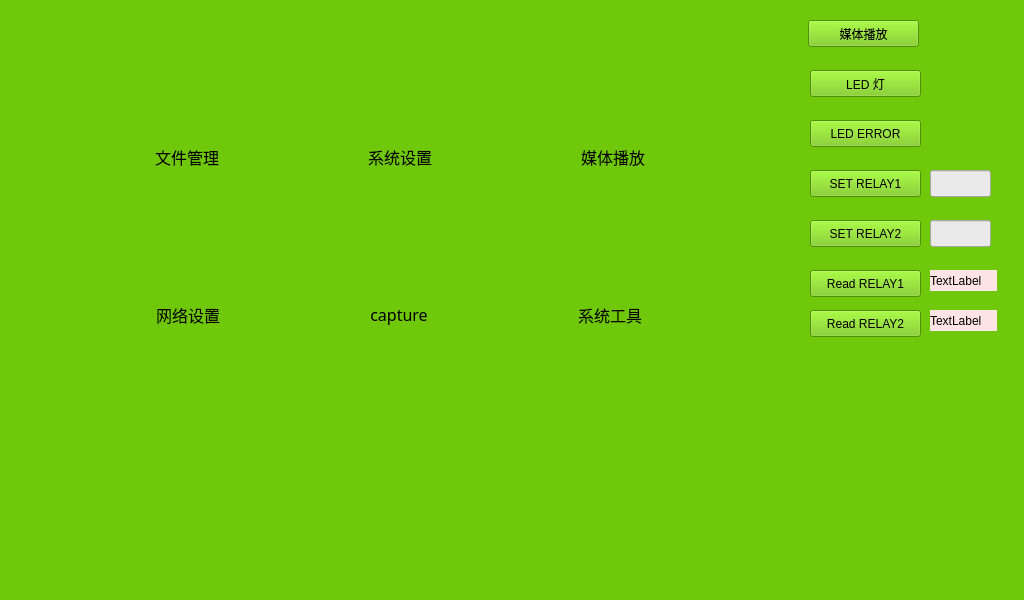
<?xml version="1.0" encoding="UTF-8"?>
<ui version="4.0">
 <class>MainWindow</class>
 <widget class="QMainWindow" name="MainWindow">
  <property name="geometry">
   <rect>
    <x>0</x>
    <y>0</y>
    <width>1024</width>
    <height>600</height>
   </rect>
  </property>
  <property name="palette">
   <palette>
    <active>
     <colorrole role="WindowText">
      <brush brushstyle="SolidPattern">
       <color alpha="255">
        <red>0</red>
        <green>0</green>
        <blue>0</blue>
       </color>
      </brush>
     </colorrole>
     <colorrole role="Button">
      <brush brushstyle="SolidPattern">
       <color alpha="255">
        <red>112</red>
        <green>200</green>
        <blue>11</blue>
       </color>
      </brush>
     </colorrole>
     <colorrole role="Light">
      <brush brushstyle="SolidPattern">
       <color alpha="255">
        <red>147</red>
        <green>255</green>
        <blue>225</blue>
       </color>
      </brush>
     </colorrole>
     <colorrole role="Midlight">
      <brush brushstyle="SolidPattern">
       <color alpha="255">
        <red>113</red>
        <green>227</green>
        <blue>195</blue>
       </color>
      </brush>
     </colorrole>
     <colorrole role="Dark">
      <brush brushstyle="SolidPattern">
       <color alpha="255">
        <red>40</red>
        <green>100</green>
        <blue>83</blue>
       </color>
      </brush>
     </colorrole>
     <colorrole role="Mid">
      <brush brushstyle="SolidPattern">
       <color alpha="255">
        <red>53</red>
        <green>133</green>
        <blue>111</blue>
       </color>
      </brush>
     </colorrole>
     <colorrole role="Text">
      <brush brushstyle="SolidPattern">
       <color alpha="255">
        <red>0</red>
        <green>0</green>
        <blue>0</blue>
       </color>
      </brush>
     </colorrole>
     <colorrole role="BrightText">
      <brush brushstyle="SolidPattern">
       <color alpha="255">
        <red>255</red>
        <green>255</green>
        <blue>255</blue>
       </color>
      </brush>
     </colorrole>
     <colorrole role="ButtonText">
      <brush brushstyle="SolidPattern">
       <color alpha="255">
        <red>0</red>
        <green>0</green>
        <blue>0</blue>
       </color>
      </brush>
     </colorrole>
     <colorrole role="Base">
      <brush brushstyle="SolidPattern">
       <color alpha="255">
        <red>112</red>
        <green>200</green>
        <blue>11</blue>
       </color>
      </brush>
     </colorrole>
     <colorrole role="Window">
      <brush brushstyle="SolidPattern">
       <color alpha="255">
        <red>112</red>
        <green>200</green>
        <blue>11</blue>
       </color>
      </brush>
     </colorrole>
     <colorrole role="Shadow">
      <brush brushstyle="SolidPattern">
       <color alpha="255">
        <red>0</red>
        <green>0</green>
        <blue>0</blue>
       </color>
      </brush>
     </colorrole>
     <colorrole role="AlternateBase">
      <brush brushstyle="SolidPattern">
       <color alpha="255">
        <red>167</red>
        <green>227</green>
        <blue>210</blue>
       </color>
      </brush>
     </colorrole>
     <colorrole role="ToolTipBase">
      <brush brushstyle="SolidPattern">
       <color alpha="255">
        <red>255</red>
        <green>255</green>
        <blue>220</blue>
       </color>
      </brush>
     </colorrole>
     <colorrole role="ToolTipText">
      <brush brushstyle="SolidPattern">
       <color alpha="255">
        <red>0</red>
        <green>0</green>
        <blue>0</blue>
       </color>
      </brush>
     </colorrole>
    </active>
    <inactive>
     <colorrole role="WindowText">
      <brush brushstyle="SolidPattern">
       <color alpha="255">
        <red>0</red>
        <green>0</green>
        <blue>0</blue>
       </color>
      </brush>
     </colorrole>
     <colorrole role="Button">
      <brush brushstyle="SolidPattern">
       <color alpha="255">
        <red>112</red>
        <green>200</green>
        <blue>11</blue>
       </color>
      </brush>
     </colorrole>
     <colorrole role="Light">
      <brush brushstyle="SolidPattern">
       <color alpha="255">
        <red>147</red>
        <green>255</green>
        <blue>225</blue>
       </color>
      </brush>
     </colorrole>
     <colorrole role="Midlight">
      <brush brushstyle="SolidPattern">
       <color alpha="255">
        <red>113</red>
        <green>227</green>
        <blue>195</blue>
       </color>
      </brush>
     </colorrole>
     <colorrole role="Dark">
      <brush brushstyle="SolidPattern">
       <color alpha="255">
        <red>40</red>
        <green>100</green>
        <blue>83</blue>
       </color>
      </brush>
     </colorrole>
     <colorrole role="Mid">
      <brush brushstyle="SolidPattern">
       <color alpha="255">
        <red>53</red>
        <green>133</green>
        <blue>111</blue>
       </color>
      </brush>
     </colorrole>
     <colorrole role="Text">
      <brush brushstyle="SolidPattern">
       <color alpha="255">
        <red>0</red>
        <green>0</green>
        <blue>0</blue>
       </color>
      </brush>
     </colorrole>
     <colorrole role="BrightText">
      <brush brushstyle="SolidPattern">
       <color alpha="255">
        <red>255</red>
        <green>255</green>
        <blue>255</blue>
       </color>
      </brush>
     </colorrole>
     <colorrole role="ButtonText">
      <brush brushstyle="SolidPattern">
       <color alpha="255">
        <red>0</red>
        <green>0</green>
        <blue>0</blue>
       </color>
      </brush>
     </colorrole>
     <colorrole role="Base">
      <brush brushstyle="SolidPattern">
       <color alpha="255">
        <red>112</red>
        <green>200</green>
        <blue>11</blue>
       </color>
      </brush>
     </colorrole>
     <colorrole role="Window">
      <brush brushstyle="SolidPattern">
       <color alpha="255">
        <red>112</red>
        <green>200</green>
        <blue>11</blue>
       </color>
      </brush>
     </colorrole>
     <colorrole role="Shadow">
      <brush brushstyle="SolidPattern">
       <color alpha="255">
        <red>0</red>
        <green>0</green>
        <blue>0</blue>
       </color>
      </brush>
     </colorrole>
     <colorrole role="AlternateBase">
      <brush brushstyle="SolidPattern">
       <color alpha="255">
        <red>167</red>
        <green>227</green>
        <blue>210</blue>
       </color>
      </brush>
     </colorrole>
     <colorrole role="ToolTipBase">
      <brush brushstyle="SolidPattern">
       <color alpha="255">
        <red>255</red>
        <green>255</green>
        <blue>220</blue>
       </color>
      </brush>
     </colorrole>
     <colorrole role="ToolTipText">
      <brush brushstyle="SolidPattern">
       <color alpha="255">
        <red>0</red>
        <green>0</green>
        <blue>0</blue>
       </color>
      </brush>
     </colorrole>
    </inactive>
    <disabled>
     <colorrole role="WindowText">
      <brush brushstyle="SolidPattern">
       <color alpha="255">
        <red>40</red>
        <green>100</green>
        <blue>83</blue>
       </color>
      </brush>
     </colorrole>
     <colorrole role="Button">
      <brush brushstyle="SolidPattern">
       <color alpha="255">
        <red>112</red>
        <green>200</green>
        <blue>11</blue>
       </color>
      </brush>
     </colorrole>
     <colorrole role="Light">
      <brush brushstyle="SolidPattern">
       <color alpha="255">
        <red>147</red>
        <green>255</green>
        <blue>225</blue>
       </color>
      </brush>
     </colorrole>
     <colorrole role="Midlight">
      <brush brushstyle="SolidPattern">
       <color alpha="255">
        <red>113</red>
        <green>227</green>
        <blue>195</blue>
       </color>
      </brush>
     </colorrole>
     <colorrole role="Dark">
      <brush brushstyle="SolidPattern">
       <color alpha="255">
        <red>40</red>
        <green>100</green>
        <blue>83</blue>
       </color>
      </brush>
     </colorrole>
     <colorrole role="Mid">
      <brush brushstyle="SolidPattern">
       <color alpha="255">
        <red>53</red>
        <green>133</green>
        <blue>111</blue>
       </color>
      </brush>
     </colorrole>
     <colorrole role="Text">
      <brush brushstyle="SolidPattern">
       <color alpha="255">
        <red>40</red>
        <green>100</green>
        <blue>83</blue>
       </color>
      </brush>
     </colorrole>
     <colorrole role="BrightText">
      <brush brushstyle="SolidPattern">
       <color alpha="255">
        <red>255</red>
        <green>255</green>
        <blue>255</blue>
       </color>
      </brush>
     </colorrole>
     <colorrole role="ButtonText">
      <brush brushstyle="SolidPattern">
       <color alpha="255">
        <red>40</red>
        <green>100</green>
        <blue>83</blue>
       </color>
      </brush>
     </colorrole>
     <colorrole role="Base">
      <brush brushstyle="SolidPattern">
       <color alpha="255">
        <red>112</red>
        <green>200</green>
        <blue>11</blue>
       </color>
      </brush>
     </colorrole>
     <colorrole role="Window">
      <brush brushstyle="SolidPattern">
       <color alpha="255">
        <red>112</red>
        <green>200</green>
        <blue>11</blue>
       </color>
      </brush>
     </colorrole>
     <colorrole role="Shadow">
      <brush brushstyle="SolidPattern">
       <color alpha="255">
        <red>0</red>
        <green>0</green>
        <blue>0</blue>
       </color>
      </brush>
     </colorrole>
     <colorrole role="AlternateBase">
      <brush brushstyle="SolidPattern">
       <color alpha="255">
        <red>80</red>
        <green>200</green>
        <blue>166</blue>
       </color>
      </brush>
     </colorrole>
     <colorrole role="ToolTipBase">
      <brush brushstyle="SolidPattern">
       <color alpha="255">
        <red>255</red>
        <green>255</green>
        <blue>220</blue>
       </color>
      </brush>
     </colorrole>
     <colorrole role="ToolTipText">
      <brush brushstyle="SolidPattern">
       <color alpha="255">
        <red>0</red>
        <green>0</green>
        <blue>0</blue>
       </color>
      </brush>
     </colorrole>
    </disabled>
   </palette>
  </property>
  <property name="mouseTracking">
   <bool>true</bool>
  </property>
  <property name="focusPolicy">
   <enum>Qt::WheelFocus</enum>
  </property>
  <property name="windowTitle">
   <string>DVR管理</string>
  </property>
  <property name="styleSheet">
   <string notr="true">font: 12pt &quot;WenQuanYi Zen Hei&quot;;
background-color: rgb(112, 200, 11);</string>
  </property>
  <widget class="QWidget" name="centralwidget">
   <property name="palette">
    <palette>
     <active>
      <colorrole role="Button">
       <brush brushstyle="SolidPattern">
        <color alpha="255">
         <red>112</red>
         <green>200</green>
         <blue>11</blue>
        </color>
       </brush>
      </colorrole>
      <colorrole role="Base">
       <brush brushstyle="SolidPattern">
        <color alpha="255">
         <red>112</red>
         <green>200</green>
         <blue>11</blue>
        </color>
       </brush>
      </colorrole>
      <colorrole role="Window">
       <brush brushstyle="SolidPattern">
        <color alpha="255">
         <red>112</red>
         <green>200</green>
         <blue>11</blue>
        </color>
       </brush>
      </colorrole>
      <colorrole role="Highlight">
       <brush brushstyle="SolidPattern">
        <color alpha="255">
         <red>83</red>
         <green>238</green>
         <blue>240</blue>
        </color>
       </brush>
      </colorrole>
     </active>
     <inactive>
      <colorrole role="Button">
       <brush brushstyle="SolidPattern">
        <color alpha="255">
         <red>112</red>
         <green>200</green>
         <blue>11</blue>
        </color>
       </brush>
      </colorrole>
      <colorrole role="Base">
       <brush brushstyle="SolidPattern">
        <color alpha="255">
         <red>112</red>
         <green>200</green>
         <blue>11</blue>
        </color>
       </brush>
      </colorrole>
      <colorrole role="Window">
       <brush brushstyle="SolidPattern">
        <color alpha="255">
         <red>112</red>
         <green>200</green>
         <blue>11</blue>
        </color>
       </brush>
      </colorrole>
      <colorrole role="Highlight">
       <brush brushstyle="SolidPattern">
        <color alpha="255">
         <red>83</red>
         <green>238</green>
         <blue>240</blue>
        </color>
       </brush>
      </colorrole>
     </inactive>
     <disabled>
      <colorrole role="Button">
       <brush brushstyle="SolidPattern">
        <color alpha="255">
         <red>112</red>
         <green>200</green>
         <blue>11</blue>
        </color>
       </brush>
      </colorrole>
      <colorrole role="Base">
       <brush brushstyle="SolidPattern">
        <color alpha="255">
         <red>112</red>
         <green>200</green>
         <blue>11</blue>
        </color>
       </brush>
      </colorrole>
      <colorrole role="Window">
       <brush brushstyle="SolidPattern">
        <color alpha="255">
         <red>112</red>
         <green>200</green>
         <blue>11</blue>
        </color>
       </brush>
      </colorrole>
      <colorrole role="Highlight">
       <brush brushstyle="SolidPattern">
        <color alpha="255">
         <red>240</red>
         <green>240</green>
         <blue>240</blue>
        </color>
       </brush>
      </colorrole>
     </disabled>
    </palette>
   </property>
   <widget class="QWidget" name="layoutWidget">
    <property name="geometry">
     <rect>
      <x>20</x>
      <y>20</y>
      <width>761</width>
      <height>431</height>
     </rect>
    </property>
    <layout class="QVBoxLayout" name="verticalLayout">
     <item>
      <layout class="QHBoxLayout" name="horizontalLayout_2">
       <item>
        <widget class="QToolButton" name="tbtn_querylog">
         <property name="font">
          <font>
           <family>WenQuanYi Zen Hei</family>
           <pointsize>12</pointsize>
           <weight>50</weight>
           <italic>false</italic>
           <bold>false</bold>
           <kerning>true</kerning>
          </font>
         </property>
         <property name="cursor">
          <cursorShape>BlankCursor</cursorShape>
         </property>
         <property name="text">
          <string>文件管理</string>
         </property>
         <property name="icon">
          <iconset resource="../src/btnImage.qrc">
           <normaloff>:/manangertools/image/foudergroup.png</normaloff>:/manangertools/image/foudergroup.png</iconset>
         </property>
         <property name="iconSize">
          <size>
           <width>96</width>
           <height>96</height>
          </size>
         </property>
         <property name="autoExclusive">
          <bool>false</bool>
         </property>
         <property name="toolButtonStyle">
          <enum>Qt::ToolButtonTextOnly</enum>
         </property>
         <property name="autoRaise">
          <bool>true</bool>
         </property>
        </widget>
       </item>
       <item>
        <widget class="QToolButton" name="tbtn_Settings">
         <property name="font">
          <font>
           <family>WenQuanYi Zen Hei</family>
           <pointsize>12</pointsize>
           <weight>50</weight>
           <italic>false</italic>
           <bold>false</bold>
          </font>
         </property>
         <property name="cursor">
          <cursorShape>BlankCursor</cursorShape>
         </property>
         <property name="text">
          <string>系统设置</string>
         </property>
         <property name="icon">
          <iconset resource="../src/btnImage.qrc">
           <normaloff>:/images/image/linkurl.png</normaloff>:/images/image/linkurl.png</iconset>
         </property>
         <property name="iconSize">
          <size>
           <width>96</width>
           <height>96</height>
          </size>
         </property>
         <property name="autoExclusive">
          <bool>false</bool>
         </property>
         <property name="toolButtonStyle">
          <enum>Qt::ToolButtonTextOnly</enum>
         </property>
         <property name="autoRaise">
          <bool>true</bool>
         </property>
        </widget>
       </item>
       <item>
        <widget class="QToolButton" name="tbtn_moveSettings">
         <property name="font">
          <font>
           <family>WenQuanYi Zen Hei</family>
           <pointsize>12</pointsize>
           <weight>50</weight>
           <italic>false</italic>
           <bold>false</bold>
           <kerning>false</kerning>
          </font>
         </property>
         <property name="cursor">
          <cursorShape>BlankCursor</cursorShape>
         </property>
         <property name="text">
          <string>媒体播放</string>
         </property>
         <property name="icon">
          <iconset resource="../src/btnImage.qrc">
           <normaloff>:/images/image/imovie.png</normaloff>:/images/image/imovie.png</iconset>
         </property>
         <property name="iconSize">
          <size>
           <width>96</width>
           <height>96</height>
          </size>
         </property>
         <property name="autoExclusive">
          <bool>false</bool>
         </property>
         <property name="toolButtonStyle">
          <enum>Qt::ToolButtonTextOnly</enum>
         </property>
         <property name="autoRaise">
          <bool>true</bool>
         </property>
        </widget>
       </item>
      </layout>
     </item>
     <item>
      <layout class="QHBoxLayout" name="horizontalLayout">
       <item>
        <widget class="QToolButton" name="tbtn_netSettings">
         <property name="font">
          <font>
           <family>WenQuanYi Zen Hei</family>
           <pointsize>12</pointsize>
           <weight>50</weight>
           <italic>false</italic>
           <bold>false</bold>
          </font>
         </property>
         <property name="cursor">
          <cursorShape>BlankCursor</cursorShape>
         </property>
         <property name="text">
          <string>网络设置</string>
         </property>
         <property name="icon">
          <iconset resource="../src/btnImage.qrc">
           <normaloff>:/images/image/thurdbird.png</normaloff>:/images/image/thurdbird.png</iconset>
         </property>
         <property name="iconSize">
          <size>
           <width>96</width>
           <height>96</height>
          </size>
         </property>
         <property name="autoExclusive">
          <bool>false</bool>
         </property>
         <property name="toolButtonStyle">
          <enum>Qt::ToolButtonTextOnly</enum>
         </property>
         <property name="autoRaise">
          <bool>true</bool>
         </property>
        </widget>
       </item>
       <item>
        <widget class="QToolButton" name="tbtn_imageSettings">
         <property name="font">
          <font>
           <family>WenQuanYi Zen Hei</family>
           <pointsize>12</pointsize>
           <weight>50</weight>
           <italic>false</italic>
           <bold>false</bold>
          </font>
         </property>
         <property name="cursor">
          <cursorShape>BlankCursor</cursorShape>
         </property>
         <property name="text">
          <string>capture</string>
         </property>
         <property name="icon">
          <iconset resource="../src/btnImage.qrc">
           <normaloff>:/images/image/preview.png</normaloff>:/images/image/preview.png</iconset>
         </property>
         <property name="iconSize">
          <size>
           <width>96</width>
           <height>96</height>
          </size>
         </property>
         <property name="autoExclusive">
          <bool>false</bool>
         </property>
         <property name="toolButtonStyle">
          <enum>Qt::ToolButtonTextOnly</enum>
         </property>
         <property name="autoRaise">
          <bool>true</bool>
         </property>
        </widget>
       </item>
       <item>
        <widget class="QToolButton" name="tbtn_managetools">
         <property name="font">
          <font>
           <family>WenQuanYi Zen Hei</family>
           <pointsize>12</pointsize>
           <weight>50</weight>
           <italic>false</italic>
           <bold>false</bold>
          </font>
         </property>
         <property name="cursor">
          <cursorShape>BlankCursor</cursorShape>
         </property>
         <property name="text">
          <string>系统工具</string>
         </property>
         <property name="icon">
          <iconset resource="../src/btnImage.qrc">
           <normaloff>:/manangertools/image/spaces.png</normaloff>:/manangertools/image/spaces.png</iconset>
         </property>
         <property name="iconSize">
          <size>
           <width>96</width>
           <height>96</height>
          </size>
         </property>
         <property name="autoExclusive">
          <bool>false</bool>
         </property>
         <property name="toolButtonStyle">
          <enum>Qt::ToolButtonTextOnly</enum>
         </property>
         <property name="autoRaise">
          <bool>true</bool>
         </property>
        </widget>
       </item>
      </layout>
     </item>
    </layout>
   </widget>
   <widget class="QPushButton" name="pushButton_ledAlarm">
    <property name="geometry">
     <rect>
      <x>808</x>
      <y>20</y>
      <width>111</width>
      <height>27</height>
     </rect>
    </property>
    <property name="text">
     <string>媒体播放</string>
    </property>
   </widget>
   <widget class="QPushButton" name="pushButton_ledRunning">
    <property name="geometry">
     <rect>
      <x>810</x>
      <y>70</y>
      <width>111</width>
      <height>27</height>
     </rect>
    </property>
    <property name="text">
     <string>LED 灯</string>
    </property>
   </widget>
   <widget class="QPushButton" name="pushButton_ledError">
    <property name="geometry">
     <rect>
      <x>810</x>
      <y>120</y>
      <width>111</width>
      <height>27</height>
     </rect>
    </property>
    <property name="text">
     <string>LED ERROR</string>
    </property>
   </widget>
   <widget class="QPushButton" name="pushButton_setRelay1">
    <property name="geometry">
     <rect>
      <x>810</x>
      <y>170</y>
      <width>111</width>
      <height>27</height>
     </rect>
    </property>
    <property name="text">
     <string>SET RELAY1</string>
    </property>
   </widget>
   <widget class="QPushButton" name="pushButton_setRelay2">
    <property name="geometry">
     <rect>
      <x>810</x>
      <y>220</y>
      <width>111</width>
      <height>27</height>
     </rect>
    </property>
    <property name="text">
     <string>SET RELAY2</string>
    </property>
   </widget>
   <widget class="QLineEdit" name="lineEdit_setRelay1">
    <property name="geometry">
     <rect>
      <x>930</x>
      <y>170</y>
      <width>61</width>
      <height>27</height>
     </rect>
    </property>
    <property name="autoFillBackground">
     <bool>false</bool>
    </property>
    <property name="styleSheet">
     <string notr="true">background-color: rgb(234, 234, 234);</string>
    </property>
   </widget>
   <widget class="QLineEdit" name="lineEdit_setRelay2">
    <property name="geometry">
     <rect>
      <x>930</x>
      <y>220</y>
      <width>61</width>
      <height>27</height>
     </rect>
    </property>
    <property name="autoFillBackground">
     <bool>false</bool>
    </property>
    <property name="styleSheet">
     <string notr="true">background-color: rgb(234, 234, 234);</string>
    </property>
    <property name="text">
     <string/>
    </property>
   </widget>
   <widget class="QPushButton" name="pushButton_readRelay1">
    <property name="geometry">
     <rect>
      <x>810</x>
      <y>270</y>
      <width>111</width>
      <height>27</height>
     </rect>
    </property>
    <property name="text">
     <string>Read RELAY1</string>
    </property>
   </widget>
   <widget class="QPushButton" name="pushButton_readRelay2">
    <property name="geometry">
     <rect>
      <x>810</x>
      <y>310</y>
      <width>111</width>
      <height>27</height>
     </rect>
    </property>
    <property name="text">
     <string>Read RELAY2</string>
    </property>
   </widget>
   <widget class="QLabel" name="label_relay2">
    <property name="geometry">
     <rect>
      <x>930</x>
      <y>310</y>
      <width>67</width>
      <height>21</height>
     </rect>
    </property>
    <property name="styleSheet">
     <string notr="true">background-color: rgb(254, 228, 228);</string>
    </property>
    <property name="text">
     <string>TextLabel</string>
    </property>
   </widget>
   <widget class="QLabel" name="label_relay1">
    <property name="geometry">
     <rect>
      <x>930</x>
      <y>270</y>
      <width>67</width>
      <height>21</height>
     </rect>
    </property>
    <property name="styleSheet">
     <string notr="true">background-color: rgb(254, 228, 228);</string>
    </property>
    <property name="text">
     <string>TextLabel</string>
    </property>
   </widget>
  </widget>
 </widget>
 <resources>
  <include location="../src/btnImage.qrc"/>
 </resources>
 <connections/>
</ui>
